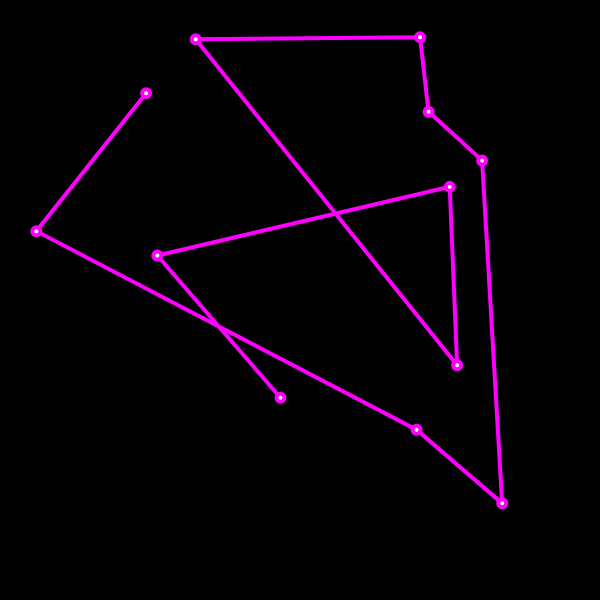
Frame 1 (no input)
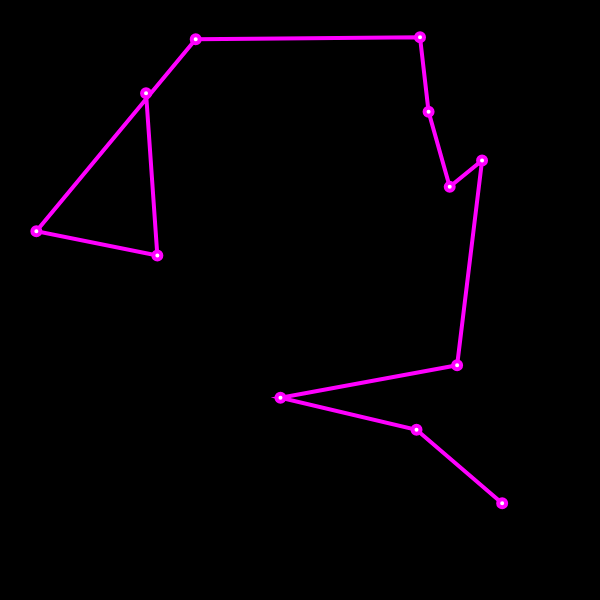
Frame 60 (no input)
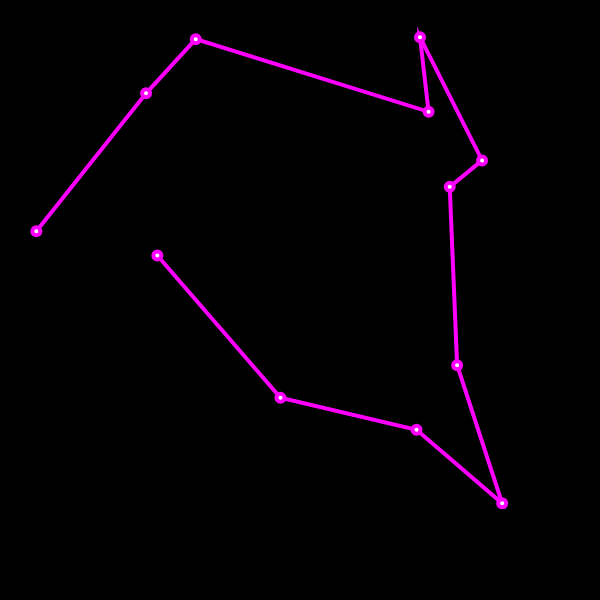
Frame 120 (the mouse pressed at the canvas centre since frame 60)

The p5.js sketch that drew these frames (run headless with seeded random() and noise() and a simulated clock; from frame 60 on, the mouse is pressed at the canvas centre):

// p5.js sketch
// ── sketch.js
var cities = [];
var totalCities = 12;
var citySize = 8;

var population = [];
var numPopulation = 100;
var fitness = [];

var recordDistance = Infinity;
var bestPath;
var currentBest;

function setup(){
	createCanvas(600, 600);
	reset();
}

function reset() {
	cities = [];
	population = [];
	permutation = 1;
	var order = [];
	for (let i = 0; i < totalCities; i++) {
		var v = createVector(random(width), random(height*0.9));
		cities.push(v);
		order.push(i);
	}
	for (let i = 0; i < numPopulation; i++) {
		population[i] = shuffle(order.slice());
	}
	calculateFitness();
}

function draw(){
	background(0);

	// GA
	calculateFitness();
	normalizeFitness();
	nextGeneration();

	drawPath(currentBestPath, color(255, 100), 1);
	drawPath(bestPath);
	drawCities();
}

function drawPath(path, col = color(255, 0, 255), sw = 4) {
	stroke(col);
	strokeWeight(sw);
	noFill();
	beginShape();
	for (let i = 0; i < path.length; i++) {
		var n = path[i];
		var c = cities[n];
		vertex(c.x, c.y);
	}
	endShape();
}

function drawCities() {
	fill(255);
	for (let i = 0; i < cities.length; i++) {
		var c = cities[i];
		ellipse(c.x, c.y, citySize, citySize);
	}
}

function windowResized() {
  resizeCanvas(600, 600);
	reset();
}

function swap(a, i, j) {
	var temp = a[i];
	a[i] = a[j];
	a[j] = temp;
}

function calcDistance(points, order) {
	var sum = 0;
	for (let i = 0; i < order.length - 1; i++) {
		var cityAIndex = order[i];
		var p1 = points[cityAIndex];
		var cityBIndex = order[i+1];
		var p2 = points[cityBIndex];
		var d = sqrDist(p1, p2);
		sum += d;
	}
	return sum;
}

function sqrDist(a, b) {
	var dx = b.x - a.x;
	var dy = b.y - a.y;
	return dx*dx + dy*dy;
}


// ── ga.js
function calculateFitness() {
	var currentRecord = Infinity;
	for (let i = 0; i < population.length; i++) {
		var d = calcDistance(cities, population[i]);
		if(d < recordDistance) {
			recordDistance = d;
			bestPath = population[i];
			console.log(recordDistance);
		}
		if(d < currentRecord) {
			currentRecord = d;
			currentBestPath = population[i];
		}
		fitness[i] = 1 / ( d + 1 );
	}
}

function normalizeFitness() {
	var sum = 0;
	for (let i = 0; i < fitness.length; i++) {
		sum += fitness[i];
	}
	for (let i = 0; i < fitness.length; i++) {
		fitness[i] = fitness[i] / sum;
	}
}

function nextGeneration(percentBest = 0.3) {
	var newPopulation = [];
	let n = max(floor(population.length*percentBest), 1);
	let mutatedLen = population.length - n;
	for (let i = 0; i < n; i++) {
		newPopulation.push(bestPath);
	}
	for (let i = 0; i < mutatedLen; i++) {
		var orderA = pickOne(population, fitness);
		var orderB = pickOne(population, fitness);
		var order = crossOver(orderA, orderB);
		// var order = pickOne(population, fitness);
		mutate(order);
		newPopulation.push(order);
	}
	population = newPopulation;
}

function pickOne(list, prob) {
	var index = 0;
	var r = random(1);
	while(r > 0) {
		r = r - prob[index];
		index++;
	}
	index--;
	return list[index].slice();
}

function crossOver(a, b) {
	let start = floor(random(a.length-1));
	let end= floor(random(start+1, a.length));
	let newOrder = a.slice(start, end);
	for (let i = 0; i < b.length; i++) {
		let city = b[i];
		if (!newOrder.includes(city)) {
			newOrder.push(city);
			if(newOrder.length == a.length){
				break;
			}
		}
	}
	return newOrder;
}

function mutate(order, mutationRate = 1) {
	for (let i = 0; i < totalCities; i++) {
		if(random(1) < mutationRate) {
			indexA = floor(random(order.length));
			indexB = (indexA+1) % order.length;
			swap(order, indexA, indexB);
		}
	}
}
